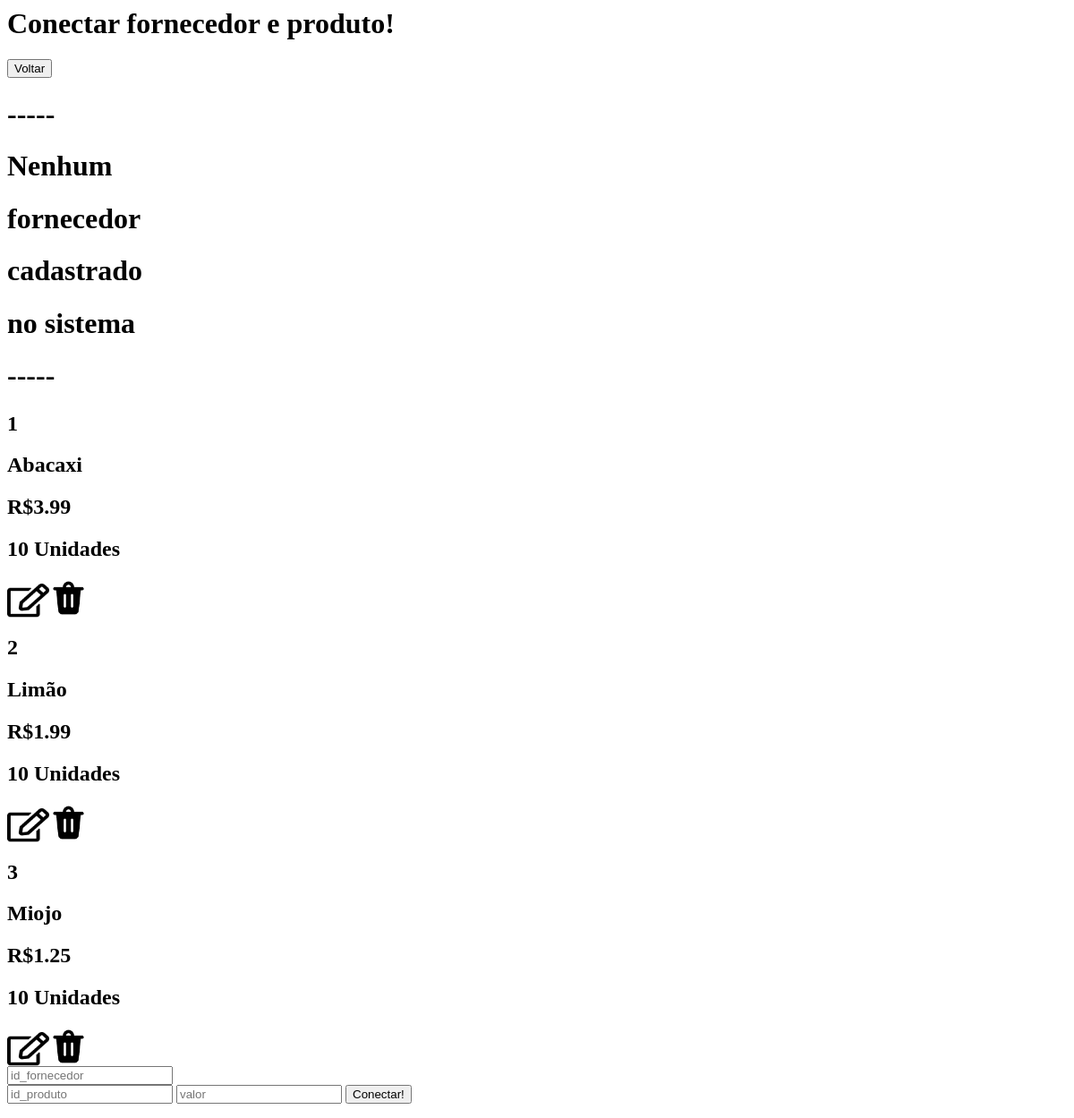
The app's page /mercadinho/ligar_fornecedor_produto.php, older data.
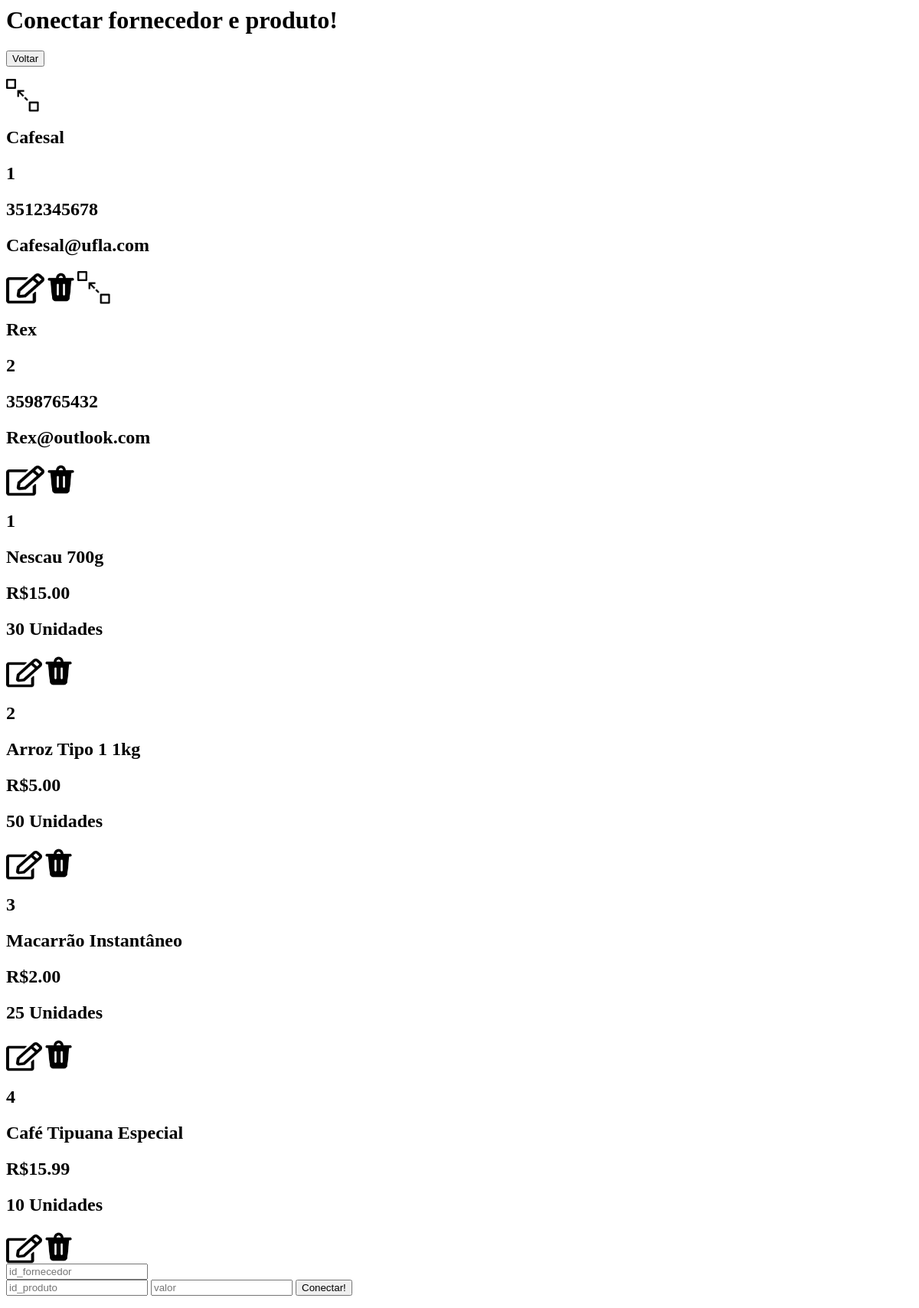
The same page, newer data.
### tables this page shows
create table produtos (
    id_produto INT NOT NULL PRIMARY KEY AUTO_INCREMENT,
    nome VARCHAR(50) NOT NULL,
    valor DECIMAL(5,2) NOT NULL,
    quantidade INT DEFAULT 0,
    quantidade_pedida INT DEFAULT 0
);

create table fornecedores (
    id_fornecedor INT NOT NULL PRIMARY KEY AUTO_INCREMENT,
    nome VARCHAR(50) NOT NULL,
    telefone BIGINT(20) NOT NULL,
    email VARCHAR(255) NOT NULL,
    estado VARCHAR(50) DEFAULT NULL,
    cidade VARCHAR(50) DEFAULT NULL,
    endereço VARCHAR(50) DEFAULT NULL
);

### mercadinho/Classes/Prod.php (the view, shortened to what this page needs)
<?php
class Prod
{
    function listarProduto($nome, $conn){
        if($nome == null){
            $sql = "SELECT *
            FROM produtos";
            $result = $conn->query($sql);
            if ($result->num_rows > 0) {
                while($row = $result->fetch_assoc()) {
                    $id = $row["id_produto"];
                    echo "<tr>".
                         '<td style="text-align: center;"><h2>'.$id.'</h2></td>'.
                         '<td style="text-align: center;"><h2>'.$row["nome"].'</h2></td>'.
                         '<td style="text-align: center;"><h2>R$'.$row["valor"].'</h2></td>'.
                         '<td style="text-align: center;"><h2>'.$row["quantidade"].' Unidades</h2></td>'.
                         '<td style="text-align: center;"><a href="produtos_editar.php?id='.$id.'&edt=editar%21"/>'.
                            '<img src="assets/Edit.png" style="height: 38px;">'.
                         "</a>".
                         '<a href="produtos.php?id='.$id.'&rmv=Remover%21"/>'.
                            '<img src="assets/delete.png" style="height: 43px;">'.
                         "</a></td>".
                         "</tr>";
                }
            }
        }
    }
}

### mercadinho/Classes/Forn.php (shortened to what this page needs)
<?php
class Forn
{
    function listarFornecedor($nome, $conn){
        if($nome == null){
            $sql = "SELECT id_fornecedor, nome, telefone, email, estado, cidade, endereço
            FROM fornecedores";
            $result = $conn->query($sql);
            if ($result and $result->num_rows > 0) {
                while($row = $result->fetch_assoc()) {
                    $id_fornecedor = $row['id_fornecedor'];
                    echo "<tr>".
                    '<td style="text-align: center;"><a title="Adicionar relação entre um produto e esse fornecedor" href="produtos.php?id='.
                    $id_fornecedor.'&relacionar=relacionar%21"/>' . '<img src="assets/fornece.png" style="height: 43px;">'.
                    "</a></td>".
                    '<td style="text-align: center;"><h2>'.$row['nome']."</h2></td>".
                    '<td style="text-align: center;"><h2>'.$id_fornecedor."</h2></td>".
                    '<td style="text-align: center;"><h2>'.$row['telefone']."</h2></td>".
                    '<td style="text-align: center;"><h2>'.$row['email']."</h2></td>".
                    '<td style="text-align: center;"><a href="./editar-fornecedor.php?id='.$id_fornecedor.'&edt=editar%21"/>'.
                       '<img src="assets/Edit.png" style="height: 40px;">'.
                    "</a>".
                    '<a href="fornecedores.php?id='.$id_fornecedor.'&rmv=remover%21"/>'.
                       '<img src="assets/delete.png" style="height: 43px;">'.
                    "</a>".
                    "<tr>";
                }
            }
            else {
                echo "<tr>".
                     '<td style="text-align: center;"> <h1>-----</h1>  </td>'.
                     '<td style="text-align: center;"> <h1>Nenhum  </h1></td>'.
                     '<td style="text-align: center;">  <h1>fornecedor </h1></td>'.
                     '<td style="text-align: center;"> <h1>cadastrado</h1> </td>'.
                     '<td style="text-align: center;"> <h1>no sistema</h1>  </td>'.
                     '<td style="text-align: center;"> <h1>-----</h1>  </td>'.
                     "<td>";
            }
        }
    }
}

Row changes from the older to the newer data that the page shows:
added fornecedores: nome "Cafesal", id_fornecedor "1", telefone "3512345678", email "Cafesal@ufla.com"
added fornecedores: nome "Rex", id_fornecedor "2", telefone "3598765432", email "Rex@outlook.com"
changed produtos id 1: nome "Abacaxi" → "Nescau 700g"; valor "3.99" → "15.00"; quantidade "10" → "30"
changed produtos id 2: nome "Limão" → "Arroz Tipo 1 1kg"; valor "1.99" → "5.00"; quantidade "10" → "50"
changed produtos id 3: nome "Miojo" → "Macarrão Instantâneo"; valor "1.25" → "2.00"; quantidade "10" → "25"
added produtos: id_produto "4", nome "Café Tipuana Especial", valor "15.99", quantidade "10"
Text that changed along with them:
text no longer shown: "----- Nenhum fornecedor cadastrado no sistema -----"
